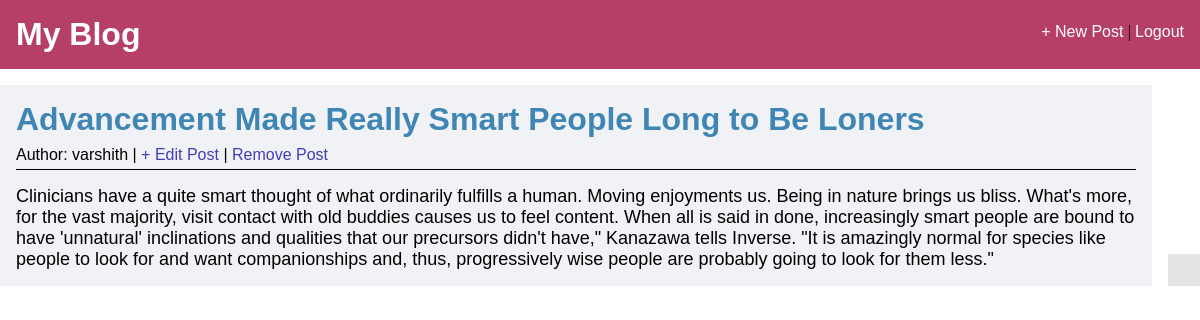
The page /article/4/ (signed in) on the database its author committed.
### blog/models.py (models this page shows, shortened)
class Post(models.Model):
	title = models.CharField(max_length=255)
	author = models.ForeignKey('auth.User',on_delete=models.CASCADE)
	body = models.TextField()

### blog/views.py (the view)
# urls.py: path('article/<int:pk>/',PostDetailView.as_view(),name="post-detail"),
class PostDetailView(DetailView):
	model = Post
	template_name = 'post_detail.html'

### blog/templates/post_detail.html (shortened to what this page needs)
{% extends 'base.html' %}
{%block content %}
	<div class="post_details">
		<div class="post_info">
			<h1>{{post.title}}</h1>
			<div class="post_detail_meta">
			<p>Author: {{post.author}} | <a href="{% url 'post-edit' post.pk %}"> + Edit Post </a> | <a href="{% url 'post-delete' post.pk%}"> Remove Post</a></p>
		</div>
		</div>
		<p class="post_detail_content">
			{{post.body}}
		</p>
	</div>
{% endblock%}

### static/css/style.css (style rules this page uses)
* { margin:0; padding: 0; }
a { text-decoration: none; }
.post_details { font-family:sans-serif; background: #eeeff3cf; padding: 1rem; }
.post_detail_meta { margin-top: 0.5rem; }
.post_detail_meta a { color: #413fb5; }
.post_detail_content { padding-top: 1rem; font-size:18px; }
.post_info { border-bottom: 1px solid; padding-bottom: 5px; }
.post_info h1 { color:#3f86b5; }

### rows shown on the page
Post: title "Advancement Made Really Smart People Long to Be Loners", author "varshith", body "Clinicians have a quite smart thought of what ordinarily fulfills a human. Moving enjoyments us. Being in nature brings us bliss. What's more, for the vast majority, visit contact with old buddies causes us to feel content. When all is said in done, increasingly smart people are bound to have 'unnatural' inclinations and qualities that our precursors didn't have,\" Kanazawa tells Inverse. \"It is amazingly normal for species like people to look for and want companionships and, thus, progressively wise people are probably going to look for them less.\""
